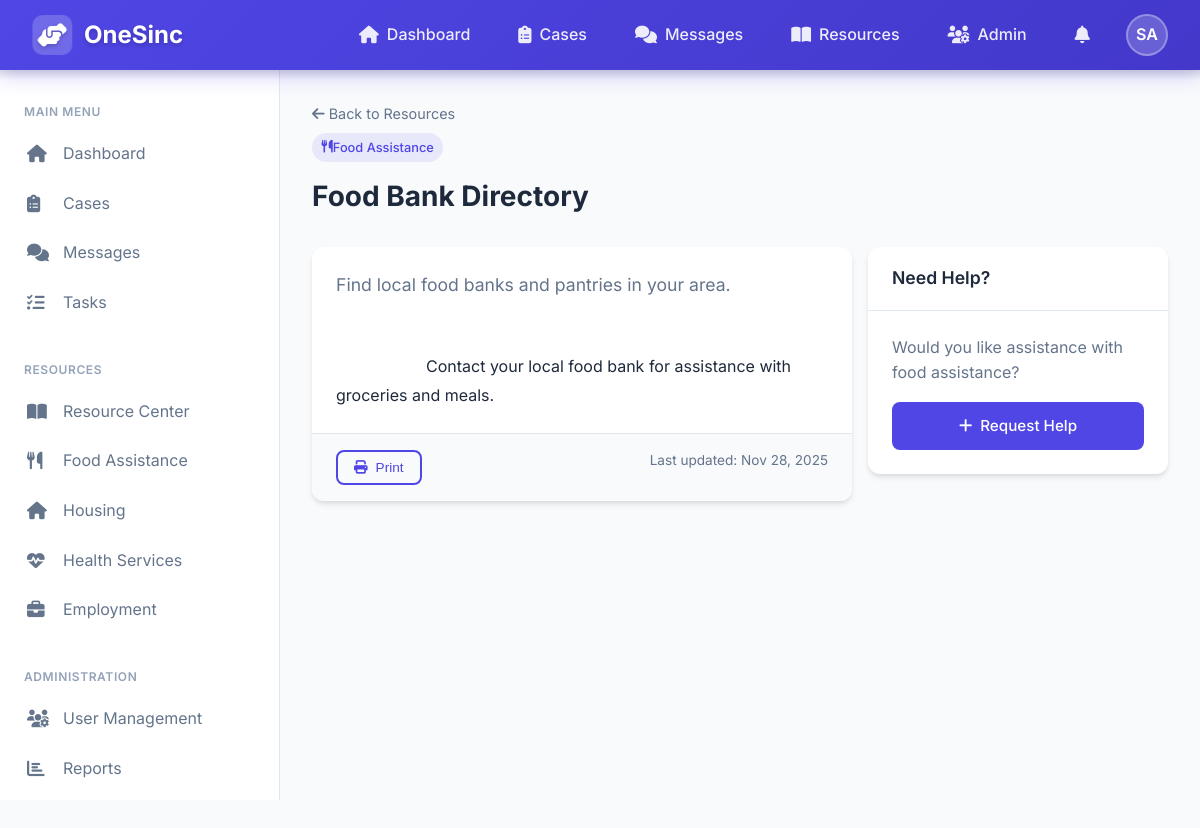
Page /resource-view.php?id=1 (signed in) on the committed database.
### tables this page shows
CREATE TABLE IF NOT EXISTS resources (
    id INT PRIMARY KEY AUTO_INCREMENT,
    title VARCHAR(255) NOT NULL,
    description TEXT,
    category VARCHAR(50) NOT NULL,
    content TEXT,
    external_url VARCHAR(500),
    file_path VARCHAR(255),
    is_featured BOOLEAN DEFAULT FALSE,
    is_active BOOLEAN DEFAULT TRUE,
    created_by INT,
    created_at TIMESTAMP DEFAULT CURRENT_TIMESTAMP,
    updated_at TIMESTAMP DEFAULT CURRENT_TIMESTAMP ON UPDATE CURRENT_TIMESTAMP,
    FOREIGN KEY (created_by) REFERENCES users(id) ON DELETE SET NULL
);

### config/database.php (called while the page is built, shortened)
<?php
function getDBConnection() {
    static $pdo = null;
    if ($pdo === null) {
        $dsn = "mysql:host=" . DB_HOST . ";dbname=" . DB_NAME . ";charset=" . DB_CHARSET;
        try {
            $pdo = new PDO($dsn, DB_USER, DB_PASS, PDO_OPTIONS);
        } catch (PDOException $e) {
            error_log("Database connection failed: " . $e->getMessage());
            return null;
        }
    }
    return $pdo;
}
function executeQuery($sql, $params = []) {
    $pdo = getDBConnection();
    try {
        $stmt = $pdo->prepare($sql);
        $stmt->execute($params);
        return $stmt;
    } catch (PDOException $e) {
        error_log("Query execution failed: " . $e->getMessage());
        return false;
    }
}

### includes/functions.php (called while the page is built, shortened)
<?php
function formatDate($date, $format = 'M j, Y') {
    return date($format, strtotime($date));
}
function getCategoryIcon($category) {
    $icons = [
        'food' => 'fas fa-utensils',
        'housing' => 'fas fa-home',
        'legal' => 'fas fa-gavel',
        'health' => 'fas fa-heartbeat',
        'mental_health' => 'fas fa-brain',
        'employment' => 'fas fa-briefcase',
        'education' => 'fas fa-graduation-cap',
        'childcare' => 'fas fa-baby',
        'transportation' => 'fas fa-car',
        'other' => 'fas fa-ellipsis-h'
    ];
    return $icons[$category] ?? 'fas fa-circle';
}

### resource-view.php (the view, shortened to what this page needs)
<?php
$resourceId = (int)($_GET['id'] ?? 0);
$stmt = executeQuery("SELECT * FROM resources WHERE id = ? AND is_active = TRUE", [$resourceId]);
$resource = $stmt ? $stmt->fetch() : null;
include __DIR__ . '/templates/header.php';
?>
<div class="page-header">
    <nav style="font-size: 0.9rem; margin-bottom: 0.5rem;">
        <a href="resources.php" style="color: var(--text-secondary);">
            <i class="fas fa-arrow-left"></i> Back to Resources
        </a>
    </nav>
    <span class="badge badge-primary mb-2">
        <i class="<?php echo getCategoryIcon($resource['category']); ?>"></i>
        <?php echo SERVICE_CATEGORIES[$resource['category']] ?? ucfirst($resource['category']); ?>
    </span>
    <h1 class="page-title"><?php echo htmlspecialchars($resource['title']); ?></h1>
</div>
<div class="d-flex gap-2" style="flex-wrap: wrap;">
    <div class="flex-1" style="min-width: 400px;">
        <div class="card">
            <div class="card-body">
                <p style="font-size: 1.1rem; color: var(--text-secondary); margin-bottom: 1.5rem;">
                    <?php echo htmlspecialchars($resource['description']); ?>
                </p>
                <div style="white-space: pre-wrap; line-height: 1.8;">
                    <?php echo nl2br(htmlspecialchars($resource['content'])); ?>
                </div>
            </div>
            <div class="card-footer d-flex justify-between">
                <button class="btn btn-outline btn-sm" onclick="window.print()">
                    <i class="fas fa-print"></i> Print
                </button>
                <span style="color: var(--text-secondary); font-size: 0.85rem;">
                    Last updated: <?php echo formatDate($resource['updated_at']); ?>
                </span>
            </div>
        </div>
    </div>
    <div style="width: 300px;">
        <div class="card mb-3">
            <div class="card-header">
                <h3 class="card-title">Need Help?</h3>
            </div>
            <div class="card-body">
                <p style="color: var(--text-secondary); margin-bottom: 1rem;">
                    Would you like assistance with <?php echo strtolower(SERVICE_CATEGORIES[$resource['category']] ?? $resource['category']); ?>?
                </p>
                <a href="requests.php?action=new&category=<?php echo $resource['category']; ?>" class="btn btn-primary w-100">
                    <i class="fas fa-plus"></i> Request Help
                </a>
            </div>
        </div>
    </div>
</div>
<?php include __DIR__ . '/templates/footer.php'; ?>

### css/style.css (style rules this page uses)
:root { --primary-color: #4f46e5; --primary-dark: #4338ca; --primary-light: #818cf8; --secondary-color: #64748b; --success-color: #22c55e; --warning-color: #f59e0b; --danger-color: #ef4444; --info-color: #3b82f6; --bg-primary: #f8fafc; --bg-secondary: #ffffff; --bg-dark: #1e293b; --text-primary: #1e293b; --text-secondary: #64748b; --text-light: #94a3b8; --border-color: #e2e8f0; --border-radius: 12px; --border-radius-sm: 8px; --border-radius-lg: 16px; --shadow-sm: 0 1px 2px rgba(0, 0, 0, 0.05); --shadow: 0 4px 6px -1px rgba(0, 0, 0, 0.1), 0 2px 4px -1px rgba(0, 0, 0, 0.06); --shadow-lg: 0 10px 15px -3px rgba(0, 0, 0, 0.1), 0 4px 6px -2px rgba(0, 0, 0, 0.05); --shadow-xl: 0 20px 25px -5px rgba(0, 0, 0, 0.1), 0 10px 10px -5px rgba(0, 0, 0, 0.04); --transition-fast: 150ms ease; --transition: 200ms ease; --transition-slow: 300ms ease; --navbar-height: 70px; --sidebar-width: 280px; }
*, *::before, *::after { box-sizing: border-box; margin: 0; padding: 0; }
html { scroll-behavior: smooth; }
body { font-family: 'Inter', -apple-system, BlinkMacSystemFont, 'Segoe UI', Roboto, Oxygen, Ubuntu, sans-serif; font-size: 16px; line-height: 1.6; color: var(--text-primary); background-color: var(--bg-primary); min-height: 100vh; }
a { color: var(--primary-color); text-decoration: none; transition: color var(--transition); }
h1, h2, h3, h4, h5, h6 { font-weight: 600; line-height: 1.3; margin-bottom: 0.5em; }
h1 { font-size: 2.5rem; }
h3 { font-size: 1.5rem; }
p { margin-bottom: 1rem; }
.page-header { margin-bottom: 2rem; }
.page-title { font-size: 1.75rem; font-weight: 700; color: var(--text-primary); margin-bottom: 0.25rem; }
.card { background: var(--bg-secondary); border-radius: var(--border-radius); box-shadow: var(--shadow); overflow: hidden; transition: all var(--transition); }
.card-header { padding: 1.25rem 1.5rem; border-bottom: 1px solid var(--border-color); display: flex; align-items: center; justify-content: space-between; }
.card-title { font-size: 1.1rem; font-weight: 600; margin: 0; }
.card-body { padding: 1.5rem; }
.card-footer { padding: 1rem 1.5rem; border-top: 1px solid var(--border-color); background: var(--bg-primary); }
.btn { display: inline-flex; align-items: center; justify-content: center; gap: 0.5rem; padding: 0.75rem 1.5rem; font-size: 0.95rem; font-weight: 500; border: none; border-radius: var(--border-radius-sm); cursor: pointer; transition: all var(--transition); text-decoration: none; }
.btn-primary { background: var(--primary-color); color: #fff; }
.btn-outline { background: transparent; border: 2px solid var(--primary-color); color: var(--primary-color); }
.btn-sm { padding: 0.5rem 1rem; font-size: 0.85rem; }
.badge { display: inline-flex; align-items: center; padding: 0.35em 0.75em; font-size: 0.8rem; font-weight: 500; border-radius: 20px; }
.badge-primary { background: rgba(79, 70, 229, 0.1); color: var(--primary-color); }
.mb-2 { margin-bottom: 1rem; }
.mb-3 { margin-bottom: 1.5rem; }
.d-flex { display: flex; }
.flex-1 { flex: 1; }
.gap-2 { gap: 1rem; }
.justify-between { justify-content: space-between; }
.w-100 { width: 100%; }

### rows in the picture
resources: category "Food Assistance", title "Food Bank Directory", description "Find local food banks and pantries in your area.", content "Contact your local food bank for assistance with groceries and meals.", updated_at "Nov 28, 2025", category "food assistance"

### other values in the picture
APP_NAME "OneSinc"
getInitials(splitFullName($userName)) "SA"
